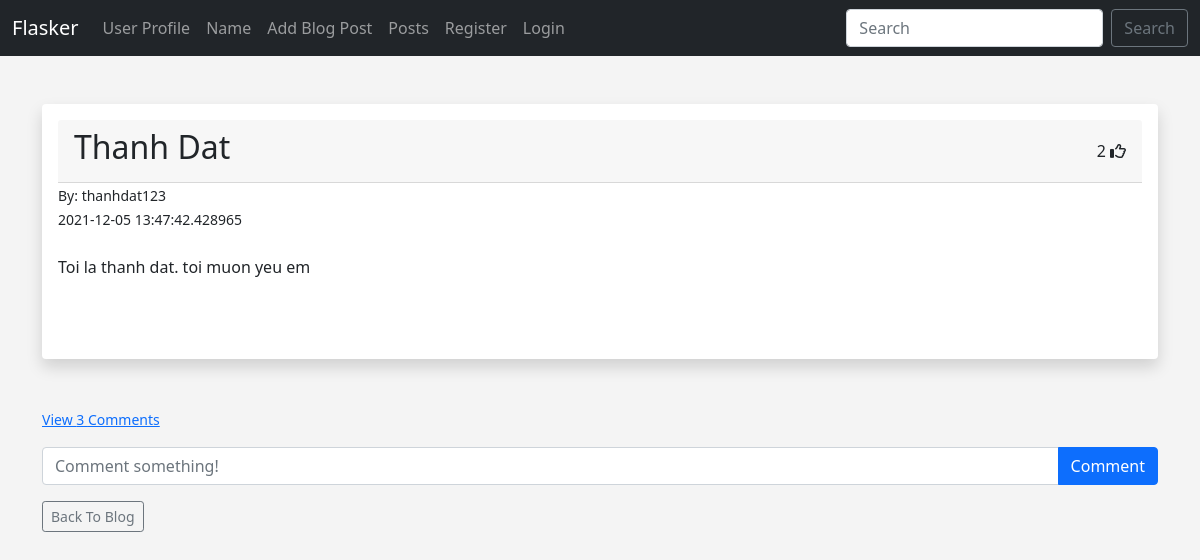
/posts/1, run on the app's committed database.
### hello.py (models this page shows, shortened)
class Posts(db.Model):
	id = db.Column(db.Integer, primary_key=True)
	title = db.Column(db.String(255))
	content = db.Column(db.Text)
	date_posted = db.Column(db.DateTime, default=datetime.utcnow)
	slug = db.Column(db.String(255))
	author = db.Column(db.Integer, db.ForeignKey('users.id'))
	comments = db.relationship('Comment', backref="post", passive_deletes=True)
	likes = db.relationship('Like', backref="post", passive_deletes=True)

class Users(db.Model, UserMixin):
	id = db.Column(db.Integer, primary_key=True)
	username = db.Column(db.String(20), nullable=False, unique=True)
	name = db.Column(db.String(200), nullable=False)
	email = db.Column(db.String(120), nullable=False, unique=True)
	date_added = db.Column(db.DateTime, default=datetime.utcnow)
	password_hash = db.Column(db.String(128))
	location = db.Column(db.String(64))
	about_me = db.Column(db.Text())
	member_since = db.Column(db.DateTime(), default=datetime.utcnow)
	last_seen = db.Column(db.DateTime(), default=datetime.utcnow)
	posts = db.relationship('Posts', backref='poster')
	comments = db.relationship('Comment', backref="poster", passive_deletes=True)
	likes = db.relationship('Like', backref="poster", passive_deletes=True)
	followed = db.relationship('Follow', foreign_keys=[Follow.follower_id], backref=db.backref('follower', lazy='joined'),
 	lazy='dynamic', cascade='all, delete-orphan')
	followers = db.relationship('Follow', foreign_keys=[Follow.followed_id], backref=db.backref('followed', lazy='joined'),
	lazy='dynamic',cascade='all, delete-orphan')
	@property
	def password(self):
		raise AttributeError('password is not a readable attribute!')

### hello.py (the view)
@app.route('/posts/<int:id>')
def post(id):
	post = Posts.query.get_or_404(id)
	return render_template('post.html', post=post)

### webforms.py
class SearchForm(FlaskForm):
	searched = StringField("Searched", validators=[DataRequired()])
	submit = SubmitField("Submit")

### hello.py (called while the page is built)
@app.context_processor
def base():
	form = SearchForm()
	return dict(form=form)

### templates/post.html (shortened to what this page needs)
{% extends 'base.html' %} {% block content %}
<br />
<div class="shadow p-3 mb-5 bg-body rounded">
  <div class="card-header d-flex justify-content-between align-items-center">
    <h2>{{ post.title }}</h2>
    <div>
      <span id="likes-count-{{post.id}}"> {{ post.likes|length }}</span>
      {% if current_user.id in post.likes|map(attribute="author")|list %}
      <i
        class="fas fa-thumbs-up"
        id="like-button-{{post.id}}"
        onclick="like({{post.id}})"
      ></i>
      {% else %}
      <i
        class="far fa-thumbs-up"
        id="like-button-{{post.id}}"
        onclick="like({{post.id}})"
      ></i>
      {% endif %}
    </div>
  </div>
  <small
    >By: {{ post.poster.name }}<br />
    {{ post.date_posted }}</small
  >
  <br /><br />
  {{ post.content|safe }}<br /><br />
</div>
<p class="card-text">
  {% if post.comments|length > 0 %}
  <a data-bs-toggle="collapse" href="#comments-{{post.id}}" role="button">
    <small>View {{post.comments|length}} Comments</small>
  </a>
  {% else %}
  <small class="text-muted">No Comments</small>
  {% endif %}
</p>
<form
  class="input-group mb-3"
  method="POST"
  action="/create-comment/{{post.id}}"
>
  <input
    type="text"
    id="text"
    name="text"
    class="form-control"
    placeholder="Comment something!"
  />
  <button type="submit" class="btn btn-primary">Comment</button>
</form>
<a href="{{ url_for('posts')}}" class="btn btn-outline-secondary btn-sm"
  >Back To Blog</a
>
{% endblock %}

### static/css/style.css (style rules this page uses)
body { background: #f4f4f4; }

### data on the page
Posts: title "Thanh Dat", date_posted "2021-12-05 13:47:42.428965", content "Toi la thanh dat. toi muon yeu em"
Users: poster.name "thanhdat123"

### other printed values
{{ post.likes|length }} "2"
{{ post.comments|length }} "3"
